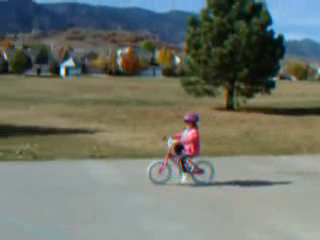
//> input picture frame 40 of opencvWork/videos/bike.avi, 320 x 240 px
$ ./videoProcess   (built with g++ and OpenCV 4)
//> lines starting //> are read from the running program, lines starting //| are printed output that depends on the picture
#include<opencv2/core/core.hpp>
#include<opencv2/highgui/highgui.hpp>
#include<opencv2/imgproc/imgproc.hpp>
#include<opencv2/video/tracking.hpp>
#include<opencv2/features2d/features2d.hpp>
#include<opencv2/legacy/legacy.hpp>
#include<iostream>
#include<iomanip>
#include<vector>

using namespace std;

const double PI = std::atan(1.0)*4;

// [14 lines left out: functions canny, draw, not called in this run]

// The frame processor interface
class FrameProcessor{
public:
	// processing method
	virtual void process(cv::Mat &input, cv::Mat &output) = 0;
};


class VideoProcessor {
private:
	// the OpenCV video capture object
	cv::VideoCapture capture;
	// the callback function to be called
	// for the processing of each frame
	void (*process)(cv::Mat&, cv::Mat&);
	// the pointer to the class implementing
	// the FrameProcessor interface
	FrameProcessor *frameProcessor;

	// a bool to dertemie if the
	// process callback will be called
	bool callIt;
	// Input display window name
	std::string windowNameInput;
	// Output display window name
	std::string windowNameOutput;
	// delay between each frame processing
	int delay;
	// number of processed frames
	long fnumber;
	// to stop the processing
	bool stop;
	// stop at this frame number
	long frameToStop;

	// vector of image filename to be used as input
	std::vector<std::string> images;
	// image vector iterator
	std::vector<std::string>::const_iterator itImg;

	// the OpenCV video writer object
	cv::VideoWriter writer;
	// output filename
	std::string outputFile;
	// current index for output images
	int currentIndex;
	// number of digits in output image filename
	int digits;
	// extension of output images
	std::string extension;

public:
	VideoProcessor() : callIt(true), delay(0),
				fnumber(0), stop(false), frameToStop(-1) {
	}

	// set the name of the video file
	bool setInput(std::string filename){
		fnumber = 0;
		// In case a resource was already
		// associated with the VideoCapture instance
		capture.release();
		images.clear();
		// Open the video file
		return capture.open(filename);
	}

	// set the name of the video file
	// [27 lines left out: functions setInput, setInput, displayInput, not called in this run]
	// to display the processed frames
	void displayOutput(std::string wn){
		windowNameOutput = wn;
		cv::namedWindow(windowNameOutput);
	}
	// do not display the processed frames
	// [6 lines left out: function dontDisplay, not called in this run]
	// to grab (and process) the frames of the sequence
	void run(){
		// current frame
		cv::Mat frame;
		// output frame
		cv::Mat output;
		// if no capture device has been set
		if(!isOpened())
			return;
		stop = false;
		while(!isStopped()){
			// read next frame if any
			if(!readNextFrame(frame))
				break;
			// display input frame
			if(windowNameInput.length() != 0)
				cv::imshow(windowNameInput, frame);

			// ** calling the process function or method **
			if(callIt){
				// process the frame
				if(process) // if call back function
					process(frame, output);
				else if (frameProcessor)
					// if class interface instance
					frameProcessor->process(frame, output);
				// increment frame number
				fnumber++;
			}else{
				output = frame;
			}
			// ** write output sequence **
			if(outputFile.length() != 0)
				writeNextFrame(output);

			// display output frame
			if (windowNameOutput.length() != 0)
				cv::imshow(windowNameOutput, output);
			// introduce a delay
			if (delay >= 0 && cv::waitKey(delay) >= 0)
				stopIt();

			// check if we should stop
			if (frameToStop >= 0 &&
				getFrameNumber() == frameToStop)
				stopIt();
		}
	}

	// Stop the processing
	void stopIt() {
		stop = true;
	}
	// Is the process stopped?
	bool isStopped(){
		return stop;
	}
	// Is a capture device opened?
	bool isOpened(){
		return capture.isOpened() || images.empty();
	}
	// set a delay between each frame
	// 0 means wait at each frame
	// negative means no delay
	void setDelay(int d){
		delay = d;
	}
	// to get the next frame
	// could be: video file; camera; vector of images
	bool readNextFrame(cv::Mat& frame){
		if(images.size() == 0)
			return capture.read(frame);
		else{
			if (itImg != images.end()){
				frame = cv::imread(*itImg);
				itImg++;
				return frame.data != 0;
			}else{
				return false;
			}
		}
	}

	// process callback to be called
	void callProcess(){
		callIt = true;
	}
	// do not call process callback
	void dontCallProcess(){
		callIt = false;
	}
	void stopAtFrameNo(long frame){
		frameToStop = frame;
	}

	// return the size of the video frame
	// [20 lines left out: functions getFrameSize, getFrameNumber, not called in this run]

	// return the frame rate
	double getFrameRate(){
		// undefined for vector of images
		if(images.size() != 0)
			return 0;
		double r = capture.get(CV_CAP_PROP_FPS);
		if(r <= 0)
			r = 30;
		return r;
	}

	// set the instance of the class that
	// implements the FrameProcessor interface
	void setFrameProcessor(FrameProcessor* frameProcessorPtr){
		// invalidate callback function
		process = 0;
		// this is the frame processor instance
		// that will be called
		frameProcessor = frameProcessorPtr;
		callProcess();
	}

	//~ //set the callback function that will
	//~ // be called for each frame
	// [96 lines left out: functions setFrameProcessor, setOutput, writeNextFrame, setOutput, getCodec, not called in this run]
};

class FeatureTracker : public FrameProcessor {
	cv::Mat gray; // current gray-level image
	cv::Mat gray_prev; // previous gray-level image
	// tracked features from 0->1
	std::vector<cv::Point2f> points[2];
	// initial position of tracked pointif(img.channels() ==  3)s
	std::vector<cv::Point2f> initial;
	std::vector<cv::Point2f> features; // detected feature
	int max_count; //maximum number of features to detect
	double qlevel; // quality level for feature detection
	double minDist; // min distance between two points
	std::vector<uchar> status; // status of tracked features
	std::vector<float> err; // error in tracking
public:
	FeatureTracker(): max_count(500),
					qlevel(0.01), minDist(10.0) {}
	void process(cv::Mat &frame, cv::Mat &output){
		// convert to gray-level image
		if(frame.channels() ==  3)
			cv::cvtColor(frame, gray, CV_BGR2GRAY);
		frame.copyTo(output);
		// 1. if new feature points must be added
		if(addNewPoints()){
			// detect feature points
			detectFeaturePoints();
			// add the detected features to
			// the currently tracked features
			points[0].insert(points[0].end(),
							features.begin(),features.end());
			initial.insert(initial.end(),
							features.begin(),features.end());
		}
		// for first image of the sequence
		if(gray_prev.empty())
			gray.copyTo(gray_prev);
		// 2. track features
		cv::calcOpticalFlowPyrLK(
			gray_prev, gray, // 2 consecutive images
			points[0], // input point positions in first image
			points[1], // output point positions in the 2nd image
			status, // tracking success
			err); // tracking error
		// 2. loop over the tracked points to reject some
		unsigned k = 0;
		for(unsigned i = 0; i < points[1].size(); i++){
			// do we keep this point?
			if(acceptTrackedPoint(i)){
				// keep this point in vector
				initial[k] = initial[i];
				points[1][k++] = points[1][i];
			}
		}
		// eliminate unsuccesful points
		points[1].resize(k);
		initial.resize(k);
		// 3. handle the accepted tracked points
		handleTrackedPoints(frame, output);
		// 4. current points and image become previous ones
		std::swap(points[1],points[0]);
		cv::swap(gray_prev, gray);
	}

	// feature point detection
	void detectFeaturePoints(){
		// detect the features
		cv::goodFeaturesToTrack(gray, // the image
			features, // the output detected features
			max_count, // the maximum number of features
			qlevel, // quality level
			minDist); // min distance between two features
	}

	// determine if new points should be added
	bool addNewPoints(){
		// if too few points
		return points[0].size() <= 10;
	}

	//determine which tracked points should be accepted
	bool acceptTrackedPoint(unsigned i){
		return (status[i] &&
			// if point has moved
			(abs(points[0][i].x - points[1][i].x) +
			(abs(points[0][i].y - points[1][i].y)) > 2));
	}

	// handle the currently tracked points
	void handleTrackedPoints(cv::Mat &frame,
							cv::Mat &output){
		// for all tracked points
		for(unsigned i = 0; i < points[1].size(); i++) {
			// draw line and circle
			cv::line(output,
				initial[i], // initial position
				points[1][i], // new position
				cv::Scalar(255,255,255));
			cv::circle(output, points[1][i], 3,
				cv::Scalar(255,255,255), -1);
		}
	}
};

// [62 lines left out: functions readProcessWriteTest, processTest, videoTest, not called in this run]

void trackedFeaturesTest(){
	// Create video processor instance
	VideoProcessor processor;
	// Create feature tracker instance
	FeatureTracker tracker;
	// Open video file
	processor.setInput("../videos/bike.avi");
	// set frame processor
	processor.setFrameProcessor(&tracker);
	//~ processor.setFrameProcessor(draw);
	// Declare a window to display the video
	processor.displayOutput("Tracked Features");
	// Play the video at the original frame rate
	processor.setDelay(1000.0/processor.getFrameRate());
	// Start the process
	processor.run();
}

int main(){
	//~ videoTest();
	//~ processTest();
	//~ readProcessWriteTest();
	trackedFeaturesTest();
//> in run, frame is the input picture: 240 rows x 320 cols, CV_8UC3; mean B, G, R 106.7, 116.6, 111.5
//> in process, `cv::cvtColor(frame, gray, CV_BGR2GRAY);`:
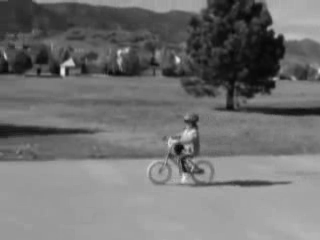
//> gray: 240 rows x 320 cols, CV_8UC1; min 6, max 231, mean 113.9
//> in detectFeaturePoints, `cv::goodFeaturesToTrack(gray, features, max_count, qlevel, minDist);`: features = 167 Points (x, y), first 12: [176, 57], [275, 36], [63, 75], [6, 58], [73, 64], [273, 79], [183, 174], [120, 51], [194, 130], [183, 148], [192, 160], [170, 153]
//> in process, `points[0].insert(points[0].end(), features.begin(),features.end());`: points = 2 items
//> in process, `initial.insert(initial.end(), features.begin(),features.end());`: initial has the same summary as features in detectFeaturePoints
//> in process, `cv::calcOpticalFlowPyrLK( gray_prev, gray, points[0], points[1], statu..`: status = 167 values from 1 to 1; err = 167 values from 0 to 0
//> after the loop in process, `for(unsigned i = 0; i < points[1].size(); i++)`: k = 0
//> the Esc key is pressed

	return 0;
}

$ run again, starting later in the video
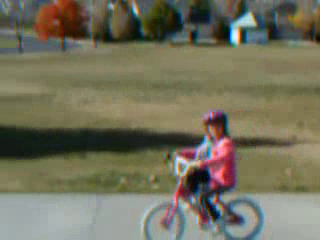
//> input picture frame 180 of opencvWork/videos/bike.avi, 320 x 240 px
//> in run, frame is the input picture: 240 rows x 320 cols, CV_8UC3; mean B, G, R 92.3, 112.8, 115.1
//> in process, `cv::cvtColor(frame, gray, CV_BGR2GRAY);`:
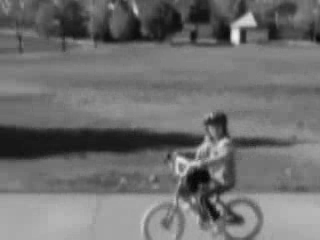
//> gray: 240 rows x 320 cols, CV_8UC1; min 3, max 238, mean 111.1
//> features = 252 Points (x, y), first 12: [211, 116], [137, 14], [192, 198], [177, 157], [214, 197], [255, 25], [237, 43], [214, 220], [250, 13], [180, 177], [199, 161], [209, 127]
//> points = 2 items
//> initial has the same summary as features in detectFeaturePoints
//> status = 252 values from 1 to 1; err = 252 values from 0 to 0
//> after the loop in process, `for(unsigned i = 0; i < points[1].size(); i++)`: k = 0

$ run again, starting later in the video
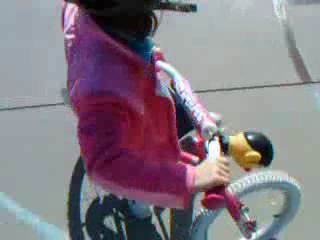
//> input picture frame 320 of opencvWork/videos/bike.avi, 320 x 240 px
//> in run, frame is the input picture: 240 rows x 320 cols, CV_8UC3; mean B, G, R 131.5, 122.7, 132
//> in process, `cv::cvtColor(frame, gray, CV_BGR2GRAY);`:
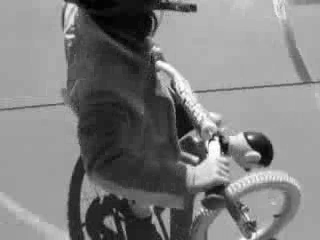
//> gray: 240 rows x 320 cols, CV_8UC1; min 0, max 255, mean 126.4
//> features = 185 Points (x, y), first 12: [215, 137], [248, 136], [197, 158], [184, 99], [73, 36], [154, 11], [248, 219], [252, 233], [202, 211], [186, 165], [207, 152], [242, 205]
//> points = 2 items
//> initial has the same summary as features in detectFeaturePoints
//> status = 185 values from 1 to 1; err = 185 values from 0 to 0
//> after the loop in process, `for(unsigned i = 0; i < points[1].size(); i++)`: k = 0
